Frame 1 (no input): blank canvas, image omitted
Frame 60 (the mouse pressed at the canvas centre just before this capture): blank canvas, image omitted
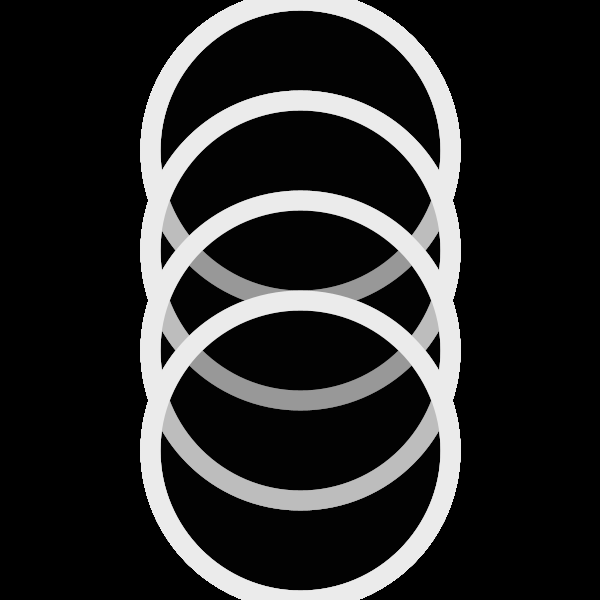
Frame 120 (the mouse held since frame 60 and released just before this capture)

The Processing sketch whose frames 1 and 60 were blank and that drew this single picture after the mouse press (run headless with seeded random() and noise(); from frame 60 on, the mouse is pressed at the canvas centre):

// Processing sketch: processing_64324
// ── processing_64324.pde

float a = 0;
float b = 0;
float co = 0;
 
void setup() {
  background(0);
  colorMode(125);
  size(600,600);
  smooth();
  strokeWeight(20);
   
 
 
   
}
 
void draw () {
  stroke(co, 80, 80, 20);
   
   
  
 if(mousePressed)  {
 ellipse (300,150, mouseY,mouseY);
     ellipse (300, 250, mouseX,mouseX);
      ellipse (300,350, mouseX,mouseX);
        ellipse (300,450, mouseY,mouseY);
   
   
      
   fill(0,50);
  stroke(235);
  noCursor ();
 
 }
 
   a = a + 0.02;
   b = b + 0.10;
    
   co = co + 1;
   if (co >100) {
     co = 0;
   }
 }
